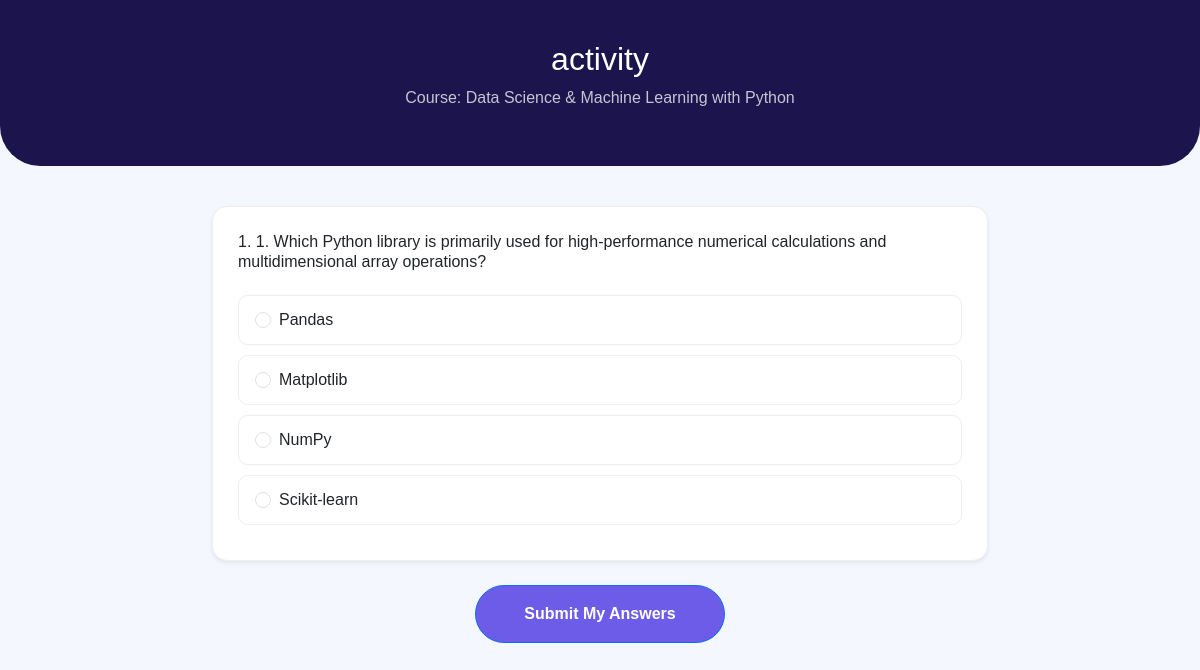
The app's page /take-assessment.php?id=8 (signed in) with its own data.
### tables this page shows
CREATE TABLE `assessments` (
  `id` int(11) NOT NULL,
  `course_id` int(11) NOT NULL,
  `title` varchar(150) NOT NULL,
  `total_questions` int(11) DEFAULT 10,
  `created_at` timestamp NOT NULL DEFAULT current_timestamp()
);

CREATE TABLE `courses` (
  `id` int(11) NOT NULL,
  `title` varchar(150) NOT NULL,
  `lessons` int(11) NOT NULL,
  `category` varchar(50) DEFAULT NULL,
  `created_at` timestamp NOT NULL DEFAULT current_timestamp(),
  `banner_image` varchar(255) DEFAULT NULL
);

CREATE TABLE `assessment_questions` (
  `id` int(11) NOT NULL,
  `assessment_id` int(11) NOT NULL,
  `question_text` text NOT NULL,
  `option_a` varchar(255) NOT NULL,
  `option_b` varchar(255) NOT NULL,
  `option_c` varchar(255) NOT NULL,
  `option_d` varchar(255) NOT NULL,
  `correct_option` char(1) NOT NULL
);

### take-assessment.php (the view, shortened to what this page needs)
<?php
require_once 'db.php';
$assessment_id = intval($_GET['id']);
$assessment = $conn->query("SELECT a.*, c.title AS course_title FROM assessments a JOIN courses c ON a.course_id = c.id WHERE a.id = $assessment_id")->fetch_assoc();
$questions = $conn->query("SELECT * FROM assessment_questions WHERE assessment_id = $assessment_id");
?>
<!DOCTYPE html>
<html lang="zxx">
<head>
    <link href="https://cdn.jsdelivr.net/npm/bootstrap@5.3.3/dist/css/bootstrap.min.css" rel="stylesheet">
</head>
<body>
<div class="quiz-header text-center">
    <div class="container">
        <h2><?php echo htmlspecialchars($assessment['title']); ?></h2>
        <p class="opacity-75">Course: <?php echo htmlspecialchars($assessment['course_title']); ?></p>
    </div>
</div>
<div class="container pb-5" style="max-width: 800px;">
    <form method="POST">
        <?php $count = 1; while($q = $questions->fetch_assoc()): ?>
            <div class="q-card shadow-sm">
                <h6 class="font-weight-bold mb-4"><?php echo $count++; ?>. <?php echo htmlspecialchars($q['question_text']); ?></h6>
                <div class="options">
                    <label class="form-check d-block">
                        <input class="form-check-input" type="radio" name="question_<?php echo $q['id']; ?>" value="A" required>
                        <span><?php echo htmlspecialchars($q['option_a']); ?></span>
                    </label>
                    <label class="form-check d-block">
                        <input class="form-check-input" type="radio" name="question_<?php echo $q['id']; ?>" value="B" required>
                        <span><?php echo htmlspecialchars($q['option_b']); ?></span>
                    </label>
                    <label class="form-check d-block">
                        <input class="form-check-input" type="radio" name="question_<?php echo $q['id']; ?>" value="C" required>
                        <span><?php echo htmlspecialchars($q['option_c']); ?></span>
                    </label>
                    <label class="form-check d-block">
                        <input class="form-check-input" type="radio" name="question_<?php echo $q['id']; ?>" value="D" required>
                        <span><?php echo htmlspecialchars($q['option_d']); ?></span>
                    </label>
                </div>
            </div>
        <?php endwhile; ?>
        <div class="text-center mt-4">
            <button type="submit" name="submit_quiz" class="btn btn-primary px-5 py-3 rounded-pill fw-bold" style="background: var(--primary-purple);">Submit My Answers</button>
        </div>
    </form>
</div>
</body>
</html>

### take-assessment.php (style rules this page uses)
:root { --primary-purple: #6c5ce7; --dark-bg: #1c144d; }
body { font-family: 'Poppins', sans-serif; background: #f4f7fe; }
.quiz-header { background: var(--dark-bg); color: white; padding: 40px 0; border-radius: 0 0 40px 40px; margin-bottom: 40px; }
.q-card { background: white; border-radius: 15px; padding: 25px; margin-bottom: 20px; border: 1px solid #eee; }
.form-check { padding: 12px 40px; border: 1px solid #eee; border-radius: 10px; margin-bottom: 10px; transition: 0.3s; cursor: pointer; }

### records on screen
assessments: title "activity", course.title "Data Science & Machine Learning with Python"
assessment_questions: question_text "1. Which Python library is primarily used for high-performance numerical calculations and multidimensional array operations?", option_a "Pandas", option_b "Matplotlib", option_c "NumPy", option_d "Scikit-learn"
